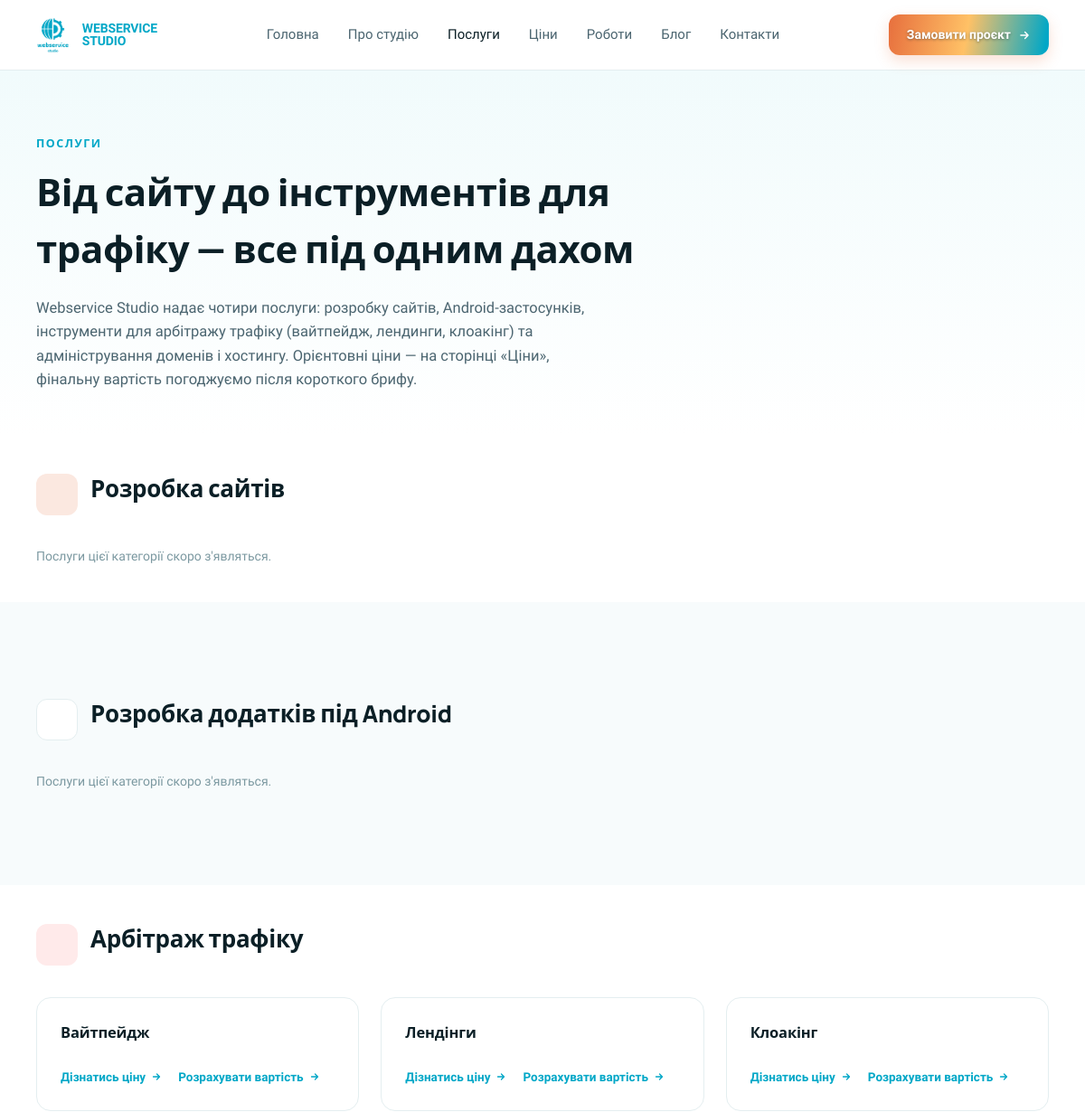
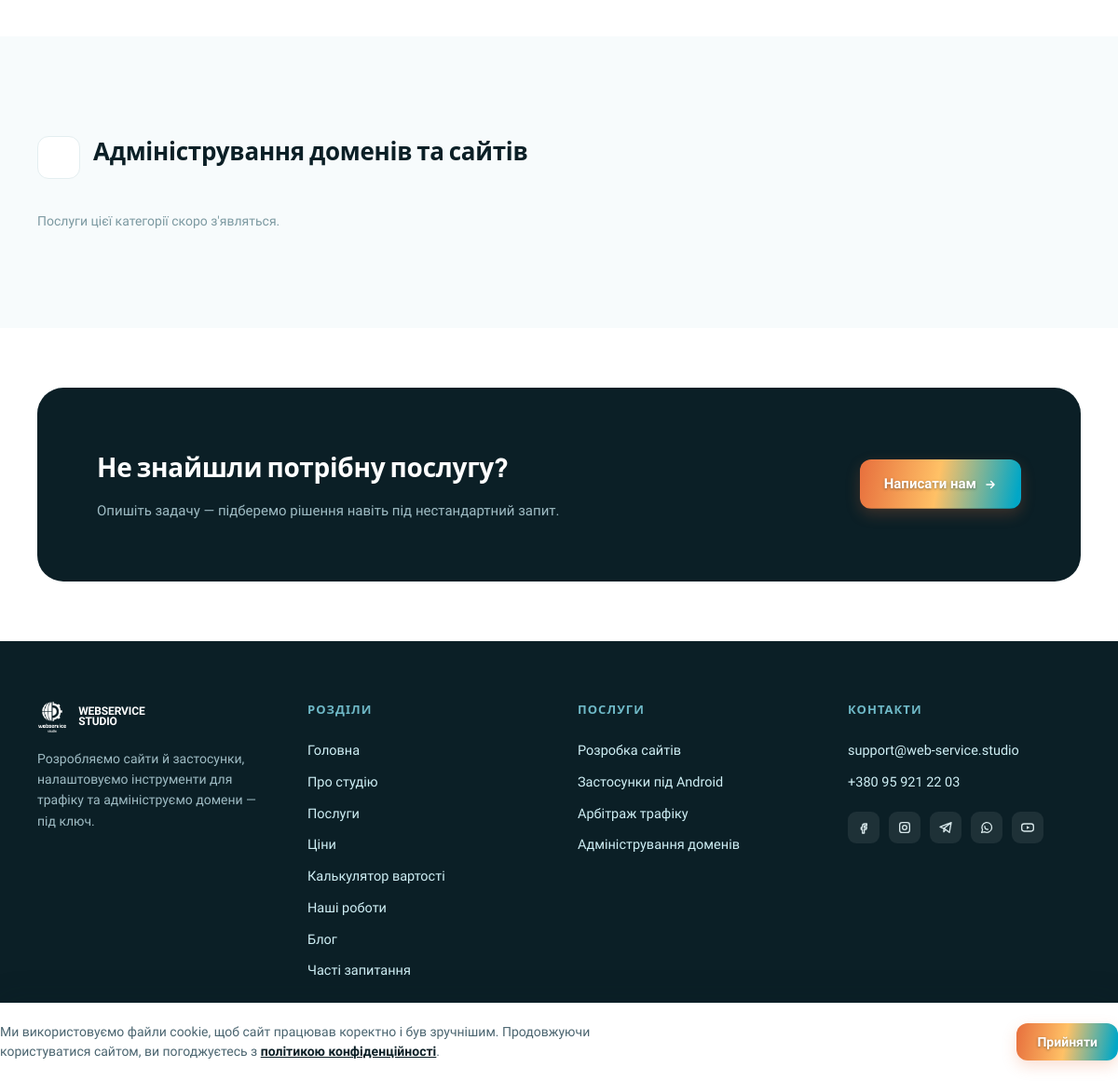
Page /poslugy on the committed database (2 pictures, top to bottom).
### tables this page shows
CREATE TABLE service_categories (
    id          INT UNSIGNED AUTO_INCREMENT PRIMARY KEY,
    name        VARCHAR(150) NOT NULL,
    slug        VARCHAR(160) NOT NULL,
    sort_order  SMALLINT UNSIGNED NOT NULL DEFAULT 0,
    status      ENUM('published','hidden') NOT NULL DEFAULT 'published',
    created_at  TIMESTAMP NOT NULL DEFAULT CURRENT_TIMESTAMP,
    updated_at  TIMESTAMP NOT NULL DEFAULT CURRENT_TIMESTAMP ON UPDATE CURRENT_TIMESTAMP,
    UNIQUE KEY uq_service_categories_slug (slug)
);

CREATE TABLE services (
    id               INT UNSIGNED AUTO_INCREMENT PRIMARY KEY,
    category_id      INT UNSIGNED NOT NULL,
    title            VARCHAR(190) NOT NULL,
    slug             VARCHAR(200) NOT NULL,
    description      TEXT NULL,
    price_from       DECIMAL(10,2) NULL COMMENT 'NULL, пока не задано в админке',
    price_to         DECIMAL(10,2) NULL,
    price_note       VARCHAR(190) NULL COMMENT 'напр. "від", "договірна", назва пакету',
    currency         CHAR(3) NOT NULL DEFAULT 'UAH',
    sort_order       SMALLINT UNSIGNED NOT NULL DEFAULT 0,
    status           ENUM('published','hidden') NOT NULL DEFAULT 'published',
    seo_title        VARCHAR(190) NULL,
    seo_description  VARCHAR(320) NULL,
    created_at       TIMESTAMP NOT NULL DEFAULT CURRENT_TIMESTAMP,
    updated_at       TIMESTAMP NOT NULL DEFAULT CURRENT_TIMESTAMP ON UPDATE CURRENT_TIMESTAMP,
    UNIQUE KEY uq_services_slug (slug),
    KEY idx_services_category (category_id),
    CONSTRAINT fk_services_category FOREIGN KEY (category_id)
        REFERENCES service_categories(id) ON UPDATE CASCADE ON DELETE RESTRICT
);

### index.php (called while the page is built, shortened)
<?php
require __DIR__ . '/includes/Router.php';
$router = new Router();
$router->get('/assets/uploads/{path}', function (array $params) {
    Upload::serve($params['path'] ?? '');
});
$router->get('/', function () {
    require __DIR__ . '/templates/home.php';
});
$router->get('/poslugy', function () {
    require __DIR__ . '/templates/services.php';
});
$router->get('/tsiny', function () {
    require __DIR__ . '/templates/pricing.php';
});
$router->get('/kalkulyator', function () {
    require __DIR__ . '/templates/calculator.php';
});
$router->get('/portfolio', function () {
    require __DIR__ . '/templates/portfolio.php';
});
$router->get('/portfolio/{slug}', function (array $params) {
    require __DIR__ . '/templates/portfolio-case.php';
});
$router->get('/blog', function () {
    require __DIR__ . '/templates/blog.php';
});
$router->get('/blog/{slug}', function (array $params) {
    require __DIR__ . '/templates/blog-article.php';
});
$router->get('/kontakty', function () {
    require __DIR__ . '/templates/contacts.php';
});
$router->get('/sitemap.xml', function () {
    require __DIR__ . '/templates/sitemap.php';
});
$router->get('/karta-sajtu', function () {
    require __DIR__ . '/templates/sitemap-page.php';
});
$router->get('/chasti-zapytannya', function () {
    require __DIR__ . '/templates/faq.php';
});
$router->post('/kontakty', function () {
    require __DIR__ . '/templates/contacts-submit.php';
});
$router->get('/{slug}', function (array $params) {
    require __DIR__ . '/templates/page.php';
});
$router->dispatch($_SERVER['REQUEST_METHOD'], $_SERVER['REQUEST_URI']);

### includes/Database.php (called while the page is built, shortened)
<?php
final class Database
{
    private static ?PDO $instance = null;
    public static function connect(array $config): PDO
    {
        if (self::$instance !== null) {
            return self::$instance;
        }
        $db = $config['db'];
        $dsn = sprintf(
            'mysql:host=%s;port=%d;dbname=%s;charset=%s',
            $db['host'],
            $db['port'],
            $db['name'],
            $db['charset']
        );
        self::$instance = new PDO($dsn, $db['user'], $db['pass'], [
            PDO::ATTR_ERRMODE => PDO::ERRMODE_EXCEPTION,
            PDO::ATTR_DEFAULT_FETCH_MODE => PDO::FETCH_ASSOC,
            PDO::ATTR_EMULATE_PREPARES => false,
        ]);
        return self::$instance;
    }
}

### includes/Model.php (called while the page is built, shortened)
<?php
abstract class Model
{
    protected static function db(): PDO
    {
        return Database::connect($GLOBALS['config']);
    }
}

### includes/models/ServiceCategory.php (called while the page is built, shortened)
<?php
class ServiceCategory extends Model
{
    public static function published(): array
    {
        $stmt = static::db()->query("SELECT * FROM service_categories WHERE status = 'published' ORDER BY sort_order, name");
        return $stmt->fetchAll();
    }
}

### includes/helpers.php (called while the page is built, shortened)
<?php
function h($value): string
{
    return htmlspecialchars((string) $value, ENT_QUOTES, 'UTF-8');
}

### includes/models/Service.php (called while the page is built, shortened)
<?php
class Service extends Model
{
    public static function publishedByCategory(int $categoryId): array
    {
        $stmt = static::db()->prepare(
            "SELECT * FROM services WHERE category_id = ? AND status = 'published' ORDER BY sort_order, title"
        );
        $stmt->execute([$categoryId]);
        return $stmt->fetchAll();
    }
}

### templates/services.php (the view, shortened to what this page needs)
<?php
$categoryIcons = [
    'rozrobka-saitiv' => '<svg width="20" height="20" viewBox="0 0 24 24" fill="none" stroke="currentColor" stroke-width="1.8"><circle cx="12" cy="12" r="9"/><path d="M3 12h18M12 3c2.5 2.6 3.8 5.7 3.8 9s-1.3 6.4-3.8 9c-2.5-2.6-3.8-5.7-3.8-9s1.3-6.4 3.8-9z"/></svg>',
    'android-dodatky' => '<svg width="20" height="20" viewBox="0 0 24 24" fill="none" stroke="currentColor" stroke-width="1.8"><rect x="6" y="3" width="12" height="18" rx="2.5"/><path d="M11 18h2"/></svg>',
    'arbitrazh-trafiku' => '<svg width="20" height="20" viewBox="0 0 24 24" fill="none" stroke="currentColor" stroke-width="1.8"><path d="M12 3l7 3v6c0 5-3 8-7 9-4-1-7-4-7-9V6l7-3z"/></svg>',
    'administruvannia' => '<svg width="20" height="20" viewBox="0 0 24 24" fill="none" stroke="currentColor" stroke-width="1.8"><rect x="4" y="4" width="16" height="6" rx="1.5"/><rect x="4" y="14" width="16" height="6" rx="1.5"/><circle cx="7.5" cy="7" r="0.6" fill="currentColor" stroke="none"/><circle cx="7.5" cy="17" r="0.6" fill="currentColor" stroke="none"/></svg>',
];
$categoryAccents = [
    'rozrobka-saitiv' => 'orange',
    'android-dodatky' => 'peach',
    'arbitrazh-trafiku' => 'coral',
    'administruvannia' => 'gold',
];
$serviceCalcAnchors = [
    'whitepage' => 'vajtpejdzh',
    'lendingy' => 'lendingy',
    'kloaking' => 'kloaking',
    'administruvannia' => 'administruvannia',
    'android' => 'android',
];
$categories = ServiceCategory::published();
$categoryServices = [];
$allServicesForSchema = [];
foreach ($categories as $cat) {
    $categoryServices[$cat['id']] = Service::publishedByCategory((int) $cat['id']);
    array_push($allServicesForSchema, ...$categoryServices[$cat['id']]);
}
require __DIR__ . '/partials/header.php';
?>
<main>
  <div class="hero">
    <div class="container">
      <span class="eyebrow">Послуги</span>
      <h1>Від сайту до інструментів для трафіку — все під одним дахом</h1>
      <p class="lead">Webservice Studio надає чотири послуги: розробку сайтів, Android-застосунків, інструменти для арбітражу трафіку (вайтпейдж, лендинги, клоакінг) та адміністрування доменів і хостингу. Орієнтовні ціни — на сторінці «Ціни», фінальну вартість погоджуємо після короткого брифу.</p>
    </div>
  </div>
  <?php foreach ($categories as $i => $cat): $services = $categoryServices[$cat['id']]; ?>
    <div class="<?= $i % 2 === 1 ? 'section' : '' ?>" style="<?= $i % 2 === 1 ? 'background:var(--color-surface);' : '' ?>">
      <div class="container" style="padding-top:40px; padding-bottom:40px;">
        <div style="display:flex; align-items:center; gap:14px; margin-bottom:32px;">
          <span class="icon-badge <?= $i % 2 === 1 ? 'bordered' : '' ?> <?= !empty($categoryAccents[$cat['slug']]) ? 'icon-badge--' . h($categoryAccents[$cat['slug']]) : '' ?>"><?= $categoryIcons[$cat['slug']] ?? '' ?></span>
          <h2 id="<?= h($cat['slug']) ?>" style="font-size:26px; font-weight:800; scroll-margin-top:100px;"><?= h($cat['name']) ?></h2>
        </div>
        <?php if (empty($services)): ?>
          <p style="color:var(--color-faint); font-size:14px;">Послуги цієї категорії скоро з'являться.</p>
        <?php else: ?>
          <div class="grid-3">
            <?php foreach ($services as $service): ?>
              <div class="service-card" style="<?= $i % 2 === 1 ? 'background:#FFFFFF;' : '' ?>">
                <h3><?= h($service['title']) ?></h3>
                <div style="display:flex; flex-wrap:wrap; gap:4px 18px;">
                  <a href="/tsiny#service-<?= (int) $service['id'] ?>" class="order-link">Дізнатись ціну
                    <svg width="12" height="12" viewBox="0 0 24 24" fill="none" stroke="currentColor" stroke-width="2.6" stroke-linecap="round" stroke-linejoin="round"><path d="M5 12h14M13 6l6 6-6 6"/></svg>
                  </a>
                  <?php
                    $calcHref = null;
                    if ($cat['slug'] === 'rozrobka-saitiv') {
                        $calcHref = '/kalkulyator';
                    } elseif (isset($serviceCalcAnchors[$service['slug'] ?? ''])) {
                        $calcHref = '/kalkulyator#' . $serviceCalcAnchors[$service['slug']];
                    }
                  ?>
                  <?php if ($calcHref !== null): ?>
                    <a href="<?= h($calcHref) ?>" class="order-link">Розрахувати вартість
                      <svg width="12" height="12" viewBox="0 0 24 24" fill="none" stroke="currentColor" stroke-width="2.6" stroke-linecap="round" stroke-linejoin="round"><path d="M5 12h14M13 6l6 6-6 6"/></svg>
                    </a>
                  <?php endif; ?>
                </div>
              </div>
            <?php endforeach; ?>
          </div>
        <?php endif; ?>
      </div>
    </div>
  <?php endforeach; ?>
  <div class="section">
    <div class="container">
      <div class="cta-band">
        <div>
          <h2>Не знайшли потрібну послугу?</h2>
          <p>Опишіть задачу — підберемо рішення навіть під нестандартний запит.</p>
        </div>
        <a href="/kontakty" class="btn-primary accent" style="flex-shrink:0;">Написати нам
          <svg width="14" height="14" viewBox="0 0 24 24" fill="none" stroke="currentColor" stroke-width="2.4" stroke-linecap="round" stroke-linejoin="round"><path d="M5 12h14M13 6l6 6-6 6"/></svg>
        </a>
      </div>
    </div>
  </div>
</main>
<?php require __DIR__ . '/partials/footer.php'; ?>

### includes/Router.php (shortened to what this page needs)
<?php
final class Router
{
    private array $routes = [];
    public function get(string $pattern, callable $handler): void
    {
        $this->routes['GET'][$pattern] = $handler;
    }
    public function post(string $pattern, callable $handler): void
    {
        $this->routes['POST'][$pattern] = $handler;
    }
    public function dispatch(string $method, string $uri): void
    {
        $path = parse_url($uri, PHP_URL_PATH) ?? '/';
        $path = '/' . trim($path, '/');
        if ($path !== '/') {
            $path = rtrim($path, '/');
        }
        $lookupMethod = $method === 'HEAD' ? 'GET' : $method;
        $handlers = $this->routes[$lookupMethod] ?? [];
        foreach ($handlers as $pattern => $handler) {
            $regex = $this->compile($pattern);
            if (preg_match($regex, $path, $matches)) {
                $params = array_filter($matches, 'is_string', ARRAY_FILTER_USE_KEY);
                $handler($params);
                return;
            }
        }
    }
    private function compile(string $pattern): string
    {
        $regex = preg_replace_callback('#\{([a-zA-Z_]+)\}#', function (array $m): string {
            $inner = $m[1] === 'path' ? '.+' : '[^/]+';
            return '(?P<' . $m[1] . '>' . $inner . ')';
        }, $pattern);
        return '#^' . $regex . '$#u';
    }
}

### rows in the picture
service_categories: name "Розробка сайтів", shows "Послуги цієї категорії скоро з'являться."
service_categories: name "Розробка додатків під Android", shows "Послуги цієї категорії скоро з'являться."
service_categories: name "Арбітраж трафіку"
services: title "Вайтпейдж"
services: title "Лендінги"
services: title "Клоакінг"
service_categories: name "Адміністрування доменів та сайтів", shows "Послуги цієї категорії скоро з'являться."

### other values in the picture
$label "Головна"
$label "Про студію"
$label "Послуги"
$label "Ціни"
$label "Роботи"
$label "Блог"
$label "Контакти"
$footerEmail "support@web-service.studio"
